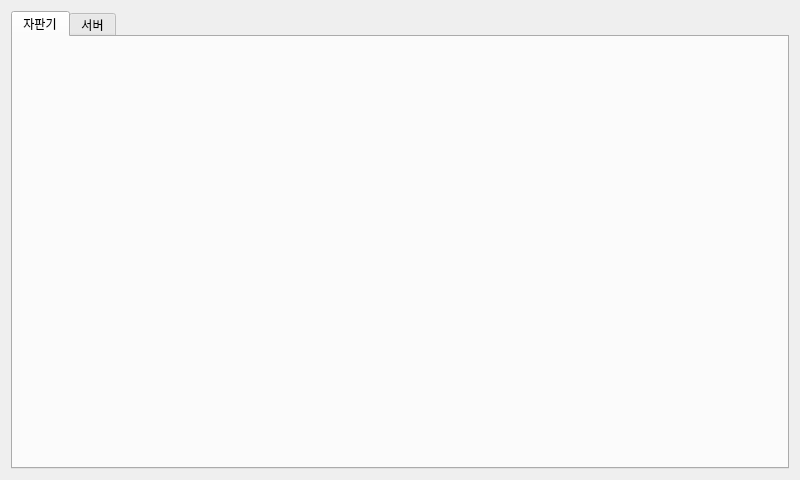
<?xml version="1.0" encoding="UTF-8"?>
<ui version="4.0">
 <class>TabWidget</class>
 <widget class="QWidget" name="TabWidget">
  <property name="geometry">
   <rect>
    <x>0</x>
    <y>0</y>
    <width>800</width>
    <height>480</height>
   </rect>
  </property>
  <property name="windowTitle">
   <string>TabWidget</string>
  </property>
  <layout class="QVBoxLayout" name="verticalLayout">
   <item>
    <widget class="QTabWidget" name="tabWidget">
     <property name="currentIndex">
      <number>0</number>
     </property>
     <widget class="QWidget" name="pTab3">
      <attribute name="title">
       <string>자판기</string>
      </attribute>
     </widget>
     <widget class="QWidget" name="pTab2">
      <attribute name="title">
       <string>서버</string>
      </attribute>
     </widget>
    </widget>
   </item>
  </layout>
 </widget>
 <resources/>
 <connections/>
</ui>
